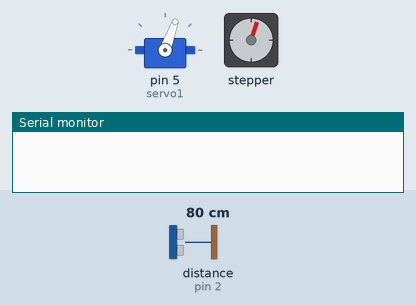
A sketch run on a simulated Arduino Uno, built with avr-gcc and run on an emulated ATmega328P. Parts: servo, stepper motor, the last lines printed to the serial monitor. Wiring (inferred from the names in the program): ultrasonic range finder: trigger pin 3; echo pin 2. The test bench sets the inputs (shaded band); at power-on: distance to the obstacle (sensor on pin 2) 80 cm. The echo pulse lasts 58.3 µs per cm; stepper angles assume 2038 steps per turn.

Above: at 1.4 s.
1.5 s: distance to the obstacle (sensor on pin 2) set to 56 cm
At 2.09 s:
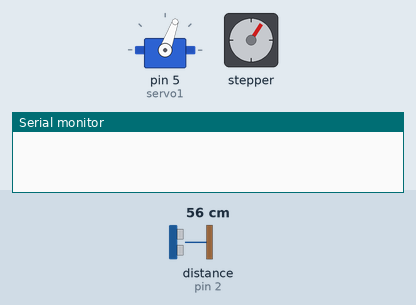
4.5 s: distance to the obstacle (sensor on pin 2) set to 48 cm
At 4.82 s:
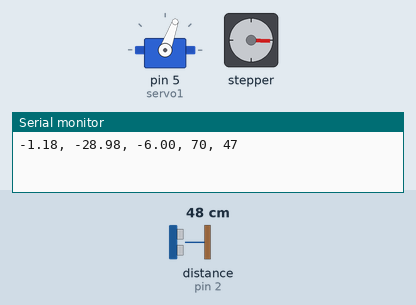
7.5 s: distance to the obstacle (sensor on pin 2) set to 2 cm
At 7.74 s:
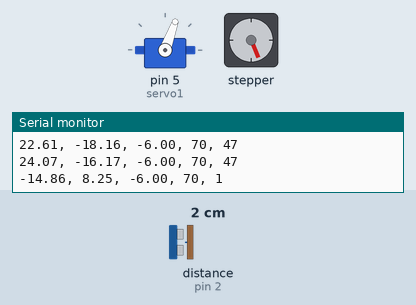
10.5 s: distance to the obstacle (sensor on pin 2) set to 35 cm
13.5 s: distance to the obstacle (sensor on pin 2) set to 250 cm
Timing chart, 0 to 17.5 s (numbered marks = the images above; inputs shaded):
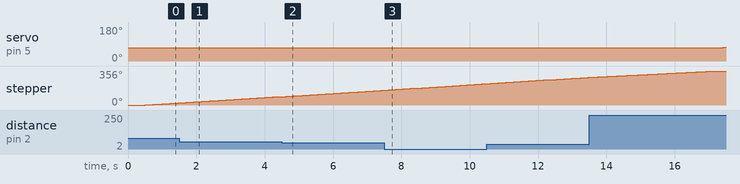

Measured:
- the behaviour switches between 51 and 50 cm on distance to the obstacle (sensor on pin 2) (found by bisection; images 1 and 2)
- after the input at 13.5 s, servo on pin 5 (servo1): 70° → 72° after 3.9 s instead of 3.1 s

The sketch:

sketch-rob.ino
```cpp
#include <Servo.h>
#include <Stepper.h>

Servo servo1;  // Create a Servo object

#define echoPin 2 // attach pin D2 Arduino to pin Echo of HC-SR04
#define trigPin 3 //attach pin D3 Arduino to pin Trig of HC-SR04
long duration; // variable for the duration of sound wave travel
int distance; // variable for the distance measurement
#define r 0.65 // radius - the distance between the rotating point and the ultrasonic sensor
#define rad 0.017 // one degree equals to radians
#define delayTime 200 // Adjust this delay to approximate 5 degrees
#define numSteps 72  // Number of 5-degree steps in 360 degrees (360/5=72)
#define stepsPerRevolution 2038
#define d 18 // 18cm distance between the ultrasonic sensor and the rotation shaft of the stepper mottor

Stepper stepper = Stepper(stepsPerRevolution, 8, 10, 9, 11);


void setup() {
  servo1.attach(5);
  pinMode(trigPin, OUTPUT); // Sets the trigPin as an OUTPUT
  pinMode(echoPin, INPUT); // Sets the echoPin as an INPUT
  stepper.setSpeed(10);
  Serial.begin(9600);
}

float findMedian(float arr[], int n) {
    for (int i = 0; i < n-1; i++) {
        for (int j = 0; j < n-i-1; j++) {
            if (arr[j] > arr[j+1]) {
                int temp = arr[j];
                arr[j] = arr[j+1];
                arr[j+1] = temp;
            }
        }
    }
    if (n % 2 != 0)
        return arr[n / 2];
    return (arr[(n - 1) / 2] + arr[n / 2]) / 2;
}

void loop() {
  for(int pos = 70; pos<=114; pos += 2){
    servo1.write(pos);
    delay(500);

    for(int i=1; i<=72; i++){ //72
      stepper.step(stepsPerRevolution / 72); // Move 5 degrees
      delay(100); // Delay between steps

      distance = 0;
      float values[5] = {};
        int local_distance = 0;
        for(int j=0; j<5; j++){
          //Measuring the distance
          digitalWrite(trigPin, LOW);
          delayMicroseconds(2);
          // Sets the trigPin HIGH (ACTIVE) for 10 microseconds
          digitalWrite(trigPin, HIGH);
          delayMicroseconds(10);
          digitalWrite(trigPin, LOW);
          // Reads the echoPin, returns the sound wave travel time in microseconds
          duration = pulseIn(echoPin, HIGH);
          delay(5);
          // Calculating the distance
          local_distance = duration * 0.034 / 2; // Speed of sound wave divided by 2 (go and back)
          values[j] = local_distance;
          distance += local_distance;
        }

      distance = findMedian(values, 5);

      // calculate coordinates
      float beta = 5.0 * i; // angle of stepper mottor in degrees
      float alpha = (pos-90);
      int sign = (pos-90)?-1:+1;

      /*float fi = (180 - alpha) / 2.0;
      float gamma = 90 - fi;
      float s = abs(2 * sin(alpha / 2 * rad) * r) * 2;
      float delta_x = abs(sin(gamma * rad) * s);*/

      float l = distance; // abs(cos(alpha*rad-7*rad*sign)*distance-delta_x);
      float z = sin(alpha*rad)*d;
      float x = d - l;
      float y = sin(beta*rad)*x;
      x = cos(beta*rad)*x;

      if(x<30&&y<30&&distance<50){
        String coordinates = String(x) + ", " + String(y) + ", " + String(z) + ", " + String(pos) + ", " + String(distance);
        Serial.println(coordinates.c_str());
      }

    }
  }

  while (1) { // The loop stops once 360 degrees is reached
    delay(1);
  }

}
```
